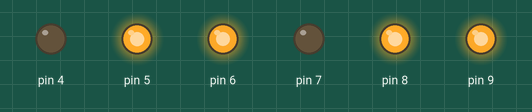
Bench run of a sketch on a simulated Arduino Uno, built with avr-gcc and run on an emulated ATmega328P. Shown: output pins drawn as LEDs (lit = HIGH).

Above: at 0.1 s.
Timing chart, 0 to 1.6 s (numbered marks = the images above):
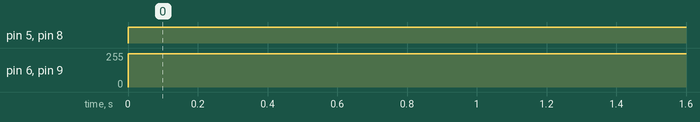

The sketch:

Pumps.ino
```cpp
void setup(){

pinMode(7,OUTPUT);
pinMode(8,OUTPUT);
pinMode(9,OUTPUT);
pinMode(5,OUTPUT);
pinMode(4,OUTPUT);
pinMode(6,OUTPUT);
}


void loop(){
digitalWrite(8,HIGH);
digitalWrite(7,LOW);
analogWrite(9,250);
digitalWrite(5,HIGH);
digitalWrite(4,LOW);
analogWrite(6,250);


}
```

Measured:
- by itself, pin 5, pin 8: LOW → HIGH at 0.00 s
- by itself, pin 6, pin 9: 0/255 → 250/255 at 0.00 s
